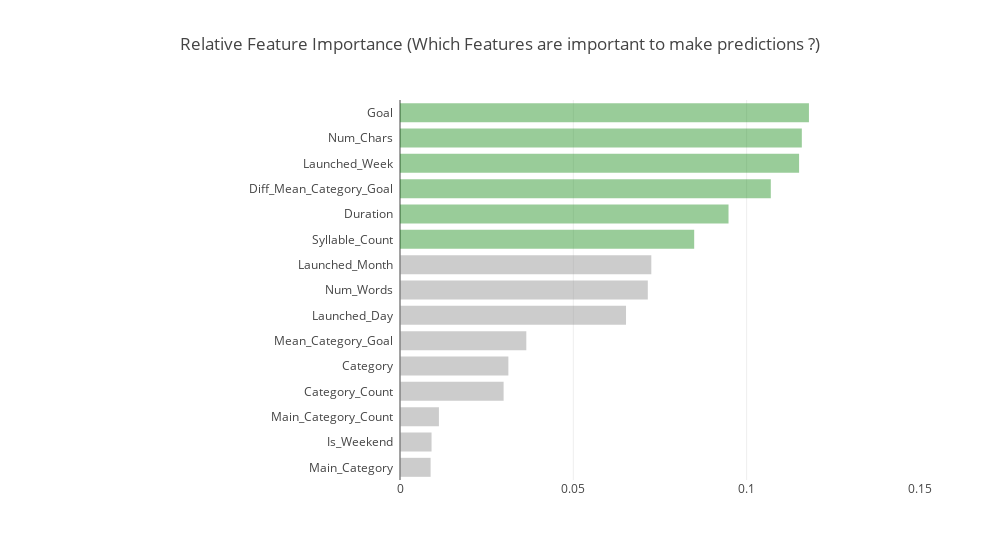

The notebook cell saved with this chart:
### Markdown cell above
Now, we have a model which predicts the probability of a given project to be successful or not. In the next section we will interpret the model and its predictions. In other words, we will try to prove or disprove our hypothesis. 

<div id="5"></div>
<h2><font color="#5831bc" face="Comic Sans MS">5. Insights from Predictive Modelling </font>   </h2>

- 5.1 Which are the most important features (relatively) of a project? ( **Relative Feature Importance** )       
- 5.2 Which features have the biggest impact on the project success? ( **Permutation Importance** )      
- 5.3 How does changes in those features affact the project success? ( **Partial Dependencies** )       
- 5.4 Digging deeper into the decisions made by the model ( **SHAP values** )     

<div id="5-1"></div>
<h2><font color="#5831bc" face="Comic Sans MS">5.1 Which are the most important features (relatively) of a project? (Relative Feature Importance)</font>   </h2>  

In tree based models such as random forest, a number of decision tress are trained. During the tree building process, it can be computed how much each feature decreases the weighted impurity (or increases the information gain) in a tree. In random forest, the impurity decrease from each feature is averaged and the features are ranked according to this measure. This is called relative feature importance. The more an attribute is used to make key decisions with decision trees, the higher its relative importance. This indicates that the particular feature is one of the important features required to make accurate predictions.

### Code cell
feature_importances = pd.DataFrame(model1.feature_importances_, index = X_train.columns, columns=['importance'])
feature_importances = feature_importances.sort_values('importance', ascending=False)

colors = ["gray"] * 9 + ["green"]*6
trace1 = go.Bar(y = [x.title()+"  " for x in feature_importances.index[:15][::-1]], 
                x = feature_importances.importance[:15][::-1], 
                name="feature importance (relative)",
                marker=dict(color=colors, opacity=0.4), orientation = "h")

data = [trace1]

layout = go.Layout(
    margin=dict(l=400), width = 1000,
    xaxis=dict(range=(0.0,0.15)),
    title='Relative Feature Importance (Which Features are important to make predictions ?)',
    barmode='group',
    bargap=0.25
)
fig = go.Figure(data=data, layout=layout)
iplot(fig)

from IPython.display import display
from IPython.core.display import HTML

tag = "<div> Most Important (Relative) : "
for feat in feature_importances.index[:10]:
    tag += "<span><font color='green'>" +feat.title().replace("_","")+ "</font> &nbsp;|&nbsp; </span>" 
tag += "<br>Least Important (Relative) : "
for feat in feature_importances.index[-15:]:
    tag += "<span><font color='red'>" +feat.title().replace("_","")+ "</font> &nbsp;|&nbsp; </span>" 
tag += "</div>"
display(HTML(tag))

### Figure 1 — Plotly figure (JSON) as saved in the notebook; plotly's stock layout.template omitted (floating-point values rounded to 4 significant figures)
{"data": [{"marker": {"color": ["gray", "gray", "gray", "gray", "gray", "gray", "gray", "gray", "gray", "green", "green", "green", "green", "green", "green"], "opacity": 0.4}, "name": "feature importance (relative)", "orientation": "h", "type": "bar", "uid": "d11a2a27-3529-4f65-93cd-56cde4b6ff31", "x": [0.00883, 0.0091, 0.01123, 0.02989, 0.03126, 0.03644, 0.0652, 0.07148, 0.07249, 0.08486, 0.09477, 0.107, 0.1151, 0.1159, 0.118], "y": ["Main_Category  ", "Is_Weekend  ", "Main_Category_Count  ", "Category_Count  ", "Category  ", "Mean_Category_Goal  ", "Launched_Day  ", "Num_Words  ", "Launched_Month  ", "Syllable_Count  ", "Duration  ", "Diff_Mean_Category_Goal  ", "Launched_Week  ", "Num_Chars  ", "Goal  "]}], "layout": {"bargap": 0.25, "barmode": "group", "margin": {"l": 400}, "title": {"text": "Relative Feature Importance (Which Features are important to make predictions ?)"}, "width": 1000, "xaxis": {"range": [0, 0.15]}}}
